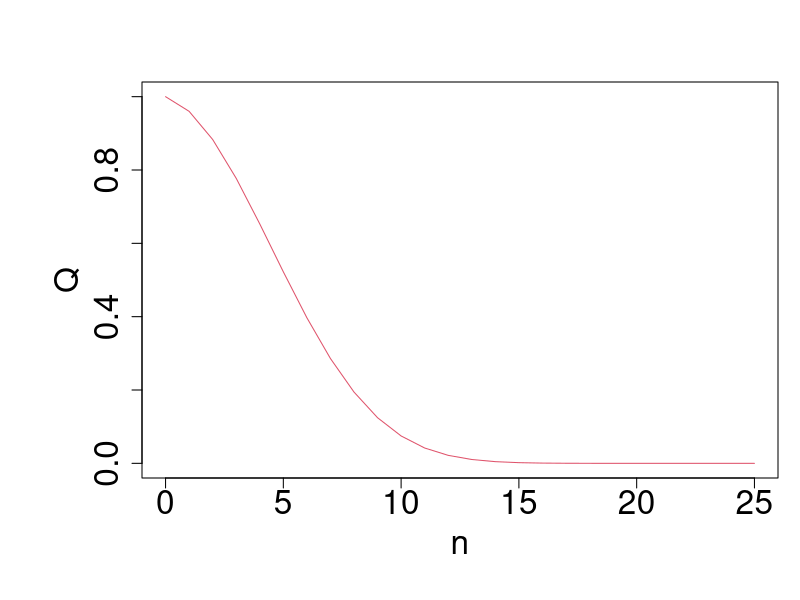
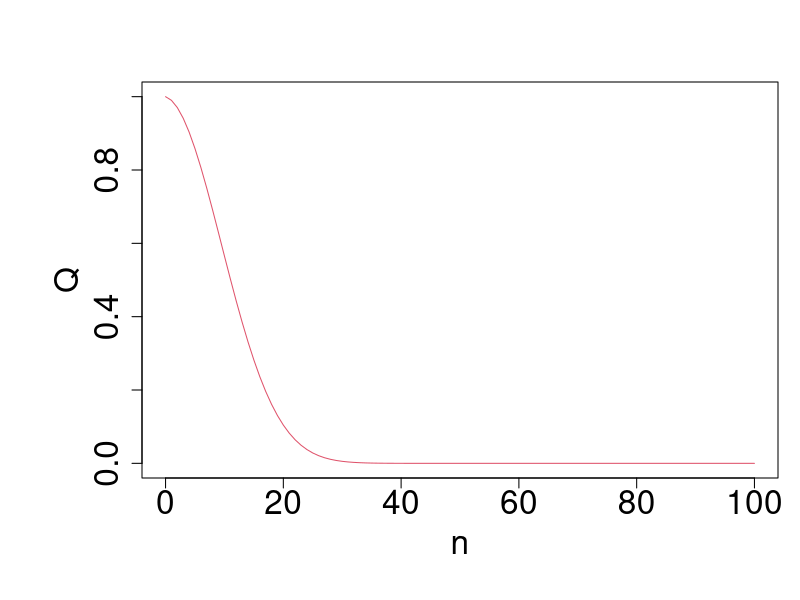
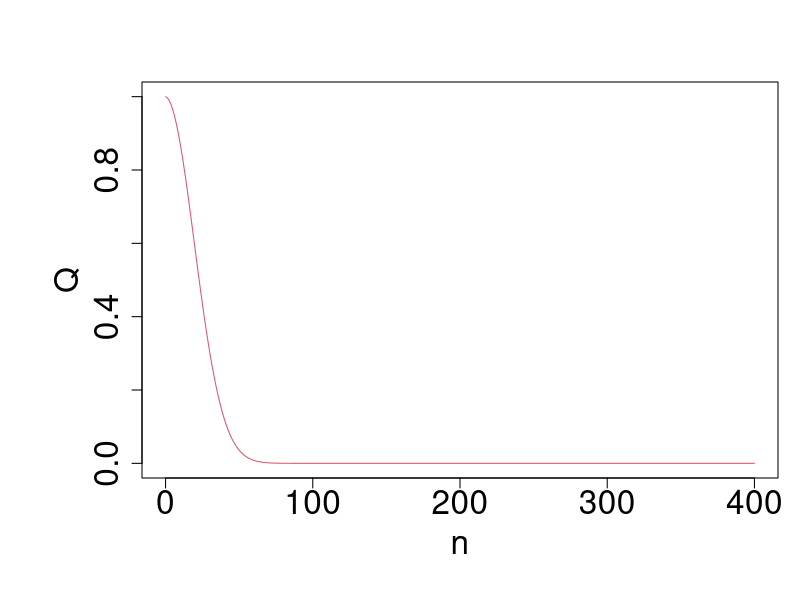
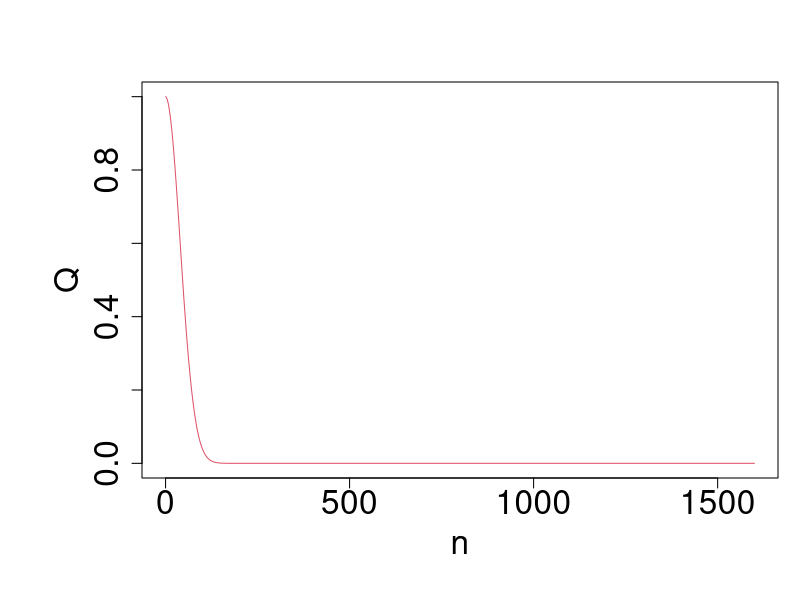

Reproduce these figures in R, in order.
qmn <- function(m,n){
  return(prod(seq(m-n+1,m)/m))
}

m = c(25,100,400,1600)

for (i in 1:4){
  n = 0:m[i]
  q = n
  for (j in 1:(m[i]+1)){
    q[j] = qmn(m[i],j) 
  }
  pdf(file = paste("birthday",m[i],".pdf", sep = ""))
  par(mar=c(6,7,4,1)+.1)
  plot(n,q, type = "l", ylab = "Q", xlab = "n", cex.axis = 2, cex.lab = 2, col = 2)
  dev.off()
}

